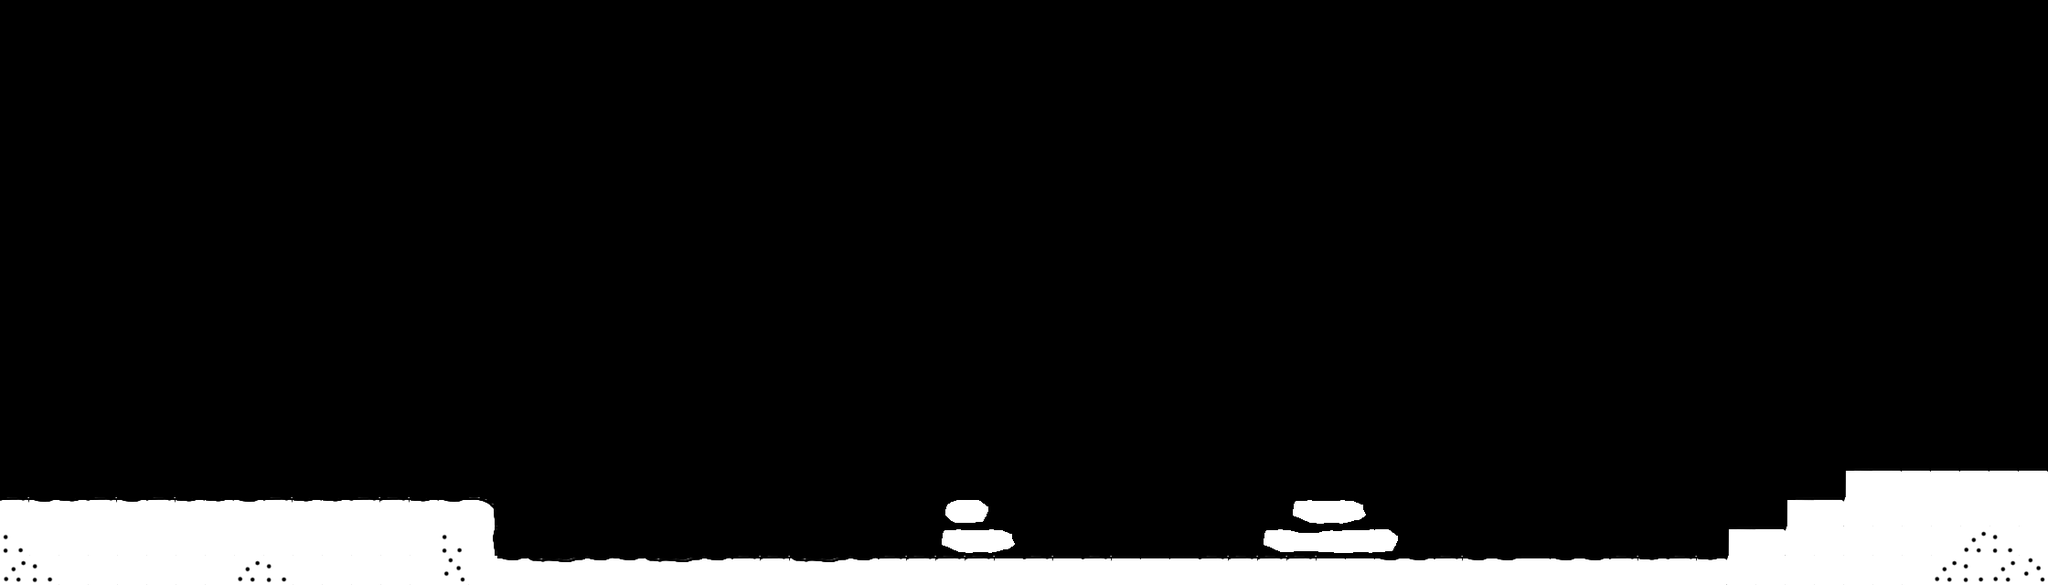

Tiled map render using the project's own tile images. Description and the map definition, with tile-layer contents summarised, below:
An orthogonal 70x20 tile map with 32x32 px tiles, 1 tile layer (collision) and 9 objects (3x Ball, spawn, End, platform).

<map version="1.9" tiledversion="1.9.2" orientation="orthogonal" renderorder="right-down" width="70" height="20" tilewidth="32" tileheight="32" infinite="0" nextlayerid="13" nextobjectid="21">
 <editorsettings>
  <export target="level_3_tiles.json" format="json" />
 </editorsettings>
 <tileset firstgid="1" name="titles_01" tilewidth="32" tileheight="32" tilecount="140" columns="20">
  <image source="titles_01.png" width="640" height="241" />
  <tile id="0">
   <properties>
    <property name="collides" type="bool" value="true" />
   </properties>
  </tile>
  <tile id="1">
   <properties>
    <property name="collides" type="bool" value="true" />
   </properties>
  </tile>
  <tile id="2">
   <properties>
    <property name="collides" type="bool" value="true" />
   </properties>
  </tile>
  <tile id="3">
   <properties>
    <property name="collides" type="bool" value="true" />
   </properties>
  </tile>
  <tile id="4">
   <properties>
    <property name="collides" type="bool" value="true" />
   </properties>
  </tile>
  <tile id="5">
   <properties>
    <property name="collides" type="bool" value="true" />
   </properties>
  </tile>
  <tile id="20">
   <properties>
    <property name="collides" type="bool" value="true" />
   </properties>
  </tile>
  <tile id="21">
   <properties>
    <property name="collides" type="bool" value="true" />
   </properties>
  </tile>
  <tile id="22">
   <properties>
    <property name="collides" type="bool" value="true" />
    <property name="kills" type="bool" value="true" />
   </properties>
  </tile>
  <tile id="24">
   <properties>
    <property name="collides" type="bool" value="true" />
    <property name="kills" type="bool" value="true" />
   </properties>
  </tile>
  <tile id="25">
   <properties>
    <property name="collides" type="bool" value="true" />
    <property name="kills" type="bool" value="true" />
   </properties>
  </tile>
  <tile id="26">
   <properties>
    <property name="collides" type="bool" value="true" />
   </properties>
  </tile>
  <tile id="27">
   <properties>
    <property name="collides" type="bool" value="true" />
   </properties>
  </tile>
  <tile id="28">
   <properties>
    <property name="collides" type="bool" value="true" />
   </properties>
  </tile>
  <tile id="29">
   <properties>
    <property name="collides" type="bool" value="true" />
   </properties>
  </tile>
  <tile id="30">
   <properties>
    <property name="collides" type="bool" value="true" />
   </properties>
  </tile>
  <tile id="31">
   <properties>
    <property name="collides" type="bool" value="true" />
   </properties>
  </tile>
  <tile id="32">
   <properties>
    <property name="collides" type="bool" value="true" />
   </properties>
  </tile>
  <tile id="33">
   <properties>
    <property name="collides" type="bool" value="true" />
   </properties>
  </tile>
  <tile id="40">
   <properties>
    <property name="collides" type="bool" value="true" />
   </properties>
  </tile>
  <tile id="41">
   <properties>
    <property name="collides" type="bool" value="true" />
   </properties>
  </tile>
  <tile id="42">
   <properties>
    <property name="collides" type="bool" value="true" />
   </properties>
  </tile>
  <tile id="43">
   <properties>
    <property name="collides" type="bool" value="true" />
   </properties>
  </tile>
  <tile id="44">
   <properties>
    <property name="collides" type="bool" value="true" />
    <property name="kills" type="bool" value="true" />
   </properties>
  </tile>
  <tile id="45">
   <properties>
    <property name="collides" type="bool" value="true" />
    <property name="kills" type="bool" value="true" />
   </properties>
  </tile>
  <tile id="46">
   <properties>
    <property name="collides" type="bool" value="true" />
   </properties>
  </tile>
  <tile id="47">
   <properties>
    <property name="collides" type="bool" value="true" />
   </properties>
  </tile>
  <tile id="48">
   <properties>
    <property name="collides" type="bool" value="true" />
   </properties>
  </tile>
  <tile id="49">
   <properties>
    <property name="collides" type="bool" value="true" />
   </properties>
  </tile>
  <tile id="50">
   <properties>
    <property name="collides" type="bool" value="true" />
   </properties>
  </tile>
  <tile id="51">
   <properties>
    <property name="collides" type="bool" value="true" />
   </properties>
  </tile>
  <tile id="52">
   <properties>
    <property name="collides" type="bool" value="true" />
   </properties>
  </tile>
  <tile id="53">
   <properties>
    <property name="collides" type="bool" value="true" />
   </properties>
  </tile>
  <tile id="60">
   <properties>
    <property name="collides" type="bool" value="true" />
   </properties>
  </tile>
  <tile id="61">
   <properties>
    <property name="collides" type="bool" value="true" />
   </properties>
  </tile>
  <tile id="62">
   <properties>
    <property name="collides" type="bool" value="true" />
   </properties>
  </tile>
  <tile id="63">
   <properties>
    <property name="collides" type="bool" value="true" />
   </properties>
  </tile>
  <tile id="64">
   <properties>
    <property name="collides" type="bool" value="true" />
   </properties>
  </tile>
  <tile id="65">
   <properties>
    <property name="collides" type="bool" value="true" />
   </properties>
  </tile>
  <tile id="80">
   <properties>
    <property name="collides" type="bool" value="true" />
   </properties>
  </tile>
  <tile id="81">
   <properties>
    <property name="collides" type="bool" value="true" />
   </properties>
  </tile>
  <tile id="82">
   <properties>
    <property name="collides" type="bool" value="true" />
   </properties>
  </tile>
  <tile id="83">
   <properties>
    <property name="collides" type="bool" value="true" />
   </properties>
  </tile>
  <tile id="84">
   <properties>
    <property name="collides" type="bool" value="true" />
   </properties>
  </tile>
  <tile id="85">
   <properties>
    <property name="collides" type="bool" value="true" />
   </properties>
  </tile>
  <tile id="100">
   <properties>
    <property name="collides" type="bool" value="true" />
   </properties>
  </tile>
  <tile id="101">
   <properties>
    <property name="collides" type="bool" value="true" />
   </properties>
  </tile>
  <tile id="102">
   <properties>
    <property name="collides" type="bool" value="true" />
   </properties>
  </tile>
  <tile id="103">
   <properties>
    <property name="collides" type="bool" value="true" />
   </properties>
  </tile>
  <tile id="104">
   <properties>
    <property name="collides" type="bool" value="true" />
   </properties>
  </tile>
  <tile id="105">
   <properties>
    <property name="collides" type="bool" value="true" />
   </properties>
  </tile>
  <tile id="120">
   <properties>
    <property name="collides" type="bool" value="true" />
   </properties>
  </tile>
  <tile id="121">
   <properties>
    <property name="collides" type="bool" value="true" />
   </properties>
  </tile>
  <tile id="122">
   <properties>
    <property name="collides" type="bool" value="true" />
   </properties>
  </tile>
  <tile id="123">
   <properties>
    <property name="collides" type="bool" value="true" />
   </properties>
  </tile>
  <tile id="124">
   <properties>
    <property name="collides" type="bool" value="true" />
   </properties>
  </tile>
  <tile id="125">
   <properties>
    <property name="collides" type="bool" value="true" />
   </properties>
  </tile>
  <tile id="126">
   <properties>
    <property name="collides" type="bool" value="true" />
    <property name="kills" type="bool" value="true" />
   </properties>
  </tile>
  <tile id="127">
   <properties>
    <property name="collides" type="bool" value="true" />
    <property name="kills" type="bool" value="true" />
   </properties>
  </tile>
  <tile id="128">
   <properties>
    <property name="collides" type="bool" value="true" />
    <property name="kills" type="bool" value="true" />
   </properties>
  </tile>
  <tile id="129">
   <properties>
    <property name="collides" type="bool" value="true" />
    <property name="kills" type="bool" value="true" />
   </properties>
  </tile>
  <tile id="130">
   <properties>
    <property name="collides" type="bool" value="true" />
    <property name="kills" type="bool" value="true" />
   </properties>
  </tile>
  <tile id="131">
   <properties>
    <property name="collides" type="bool" value="true" />
    <property name="kills" type="bool" value="true" />
   </properties>
  </tile>
  <tile id="132">
   <properties>
    <property name="collides" type="bool" value="true" />
    <property name="kills" type="bool" value="true" />
   </properties>
  </tile>
  <tile id="133">
   <properties>
    <property name="collides" type="bool" value="true" />
    <property name="kills" type="bool" value="true" />
   </properties>
  </tile>
  <tile id="134">
   <properties>
    <property name="collides" type="bool" value="true" />
    <property name="kills" type="bool" value="true" />
   </properties>
  </tile>
 </tileset>
 <layer id="1" name="collision" width="70" height="20">
  <data>[1400 cells, 144 non-empty, 22 distinct tile ids]</data>
 </layer>
 <objectgroup id="10" name="Fighter">
  <object id="11" x="881.818" y="556.818">
   <point />
  </object>
  <object id="12" x="1679.55" y="406.818">
   <point />
  </object>
  <object id="13" x="1293.18" y="552.273">
   <point />
  </object>
 </objectgroup>
 <objectgroup id="2" name="Spawn">
  <object id="2" name="spawn" x="76.8001" y="363.097" width="79.2079" height="16.8317" />
 </objectgroup>
 <objectgroup id="5" name="End">
  <object id="5" name="End" x="2158.27" y="479.536" width="25" height="22" />
 </objectgroup>
 <objectgroup id="11" name="Platforms">
  <object id="15" name="platform" x="1551.36" y="486.364" width="370" height="22.7273">
   <properties>
    <property name="size" value="platform_small" />
    <property name="speed" type="int" value="50" />
    <property name="threshold" type="int" value="210" />
   </properties>
  </object>
 </objectgroup>
 <objectgroup id="12" name="Balls">
  <object id="16" name="Ball" x="111.364" y="281.818">
   <point />
  </object>
  <object id="17" name="Ball" x="272.727" y="277.273">
   <point />
  </object>
  <object id="20" name="Ball" x="1225" y="288.636">
   <point />
  </object>
 </objectgroup>
</map>
